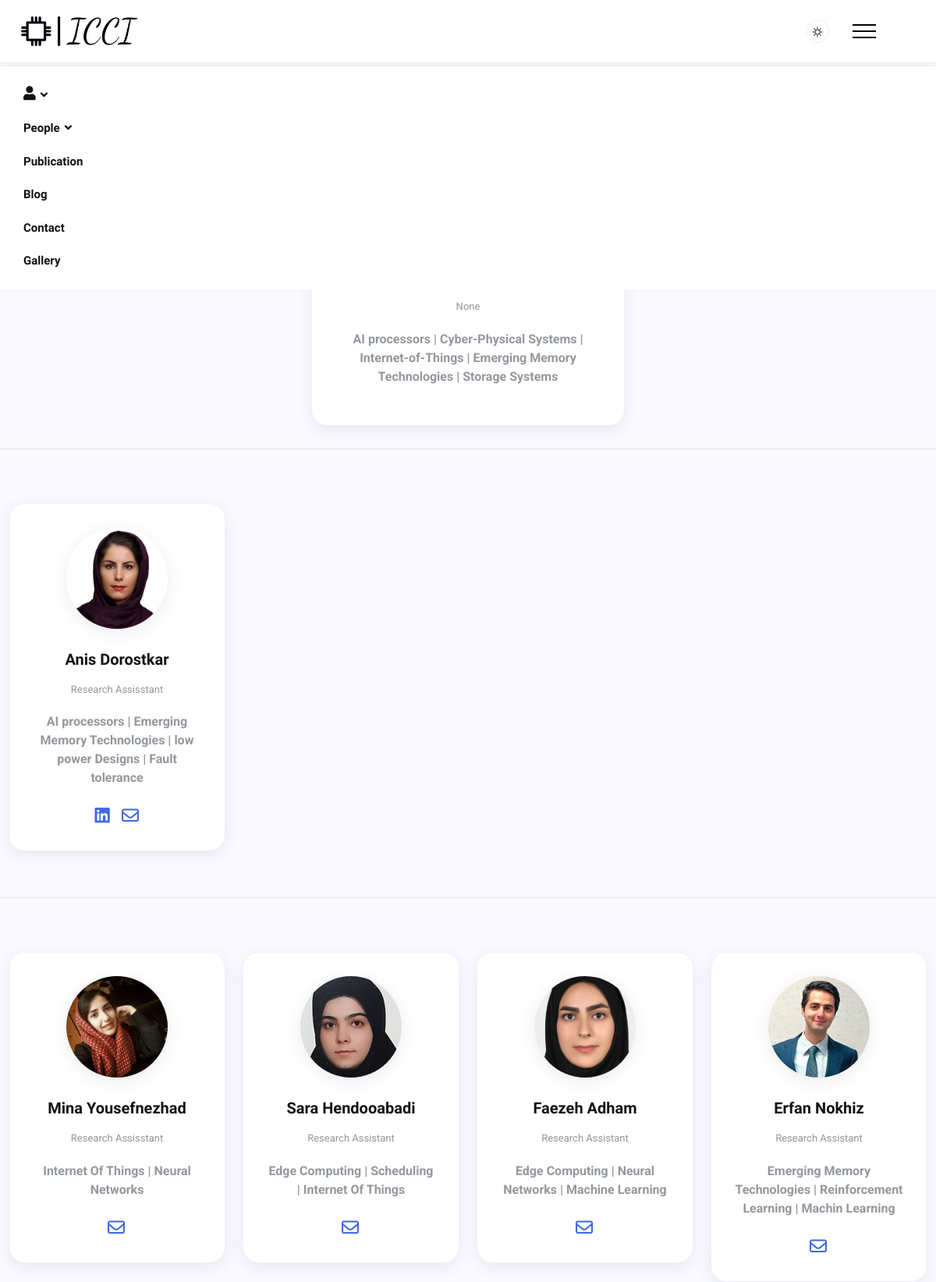
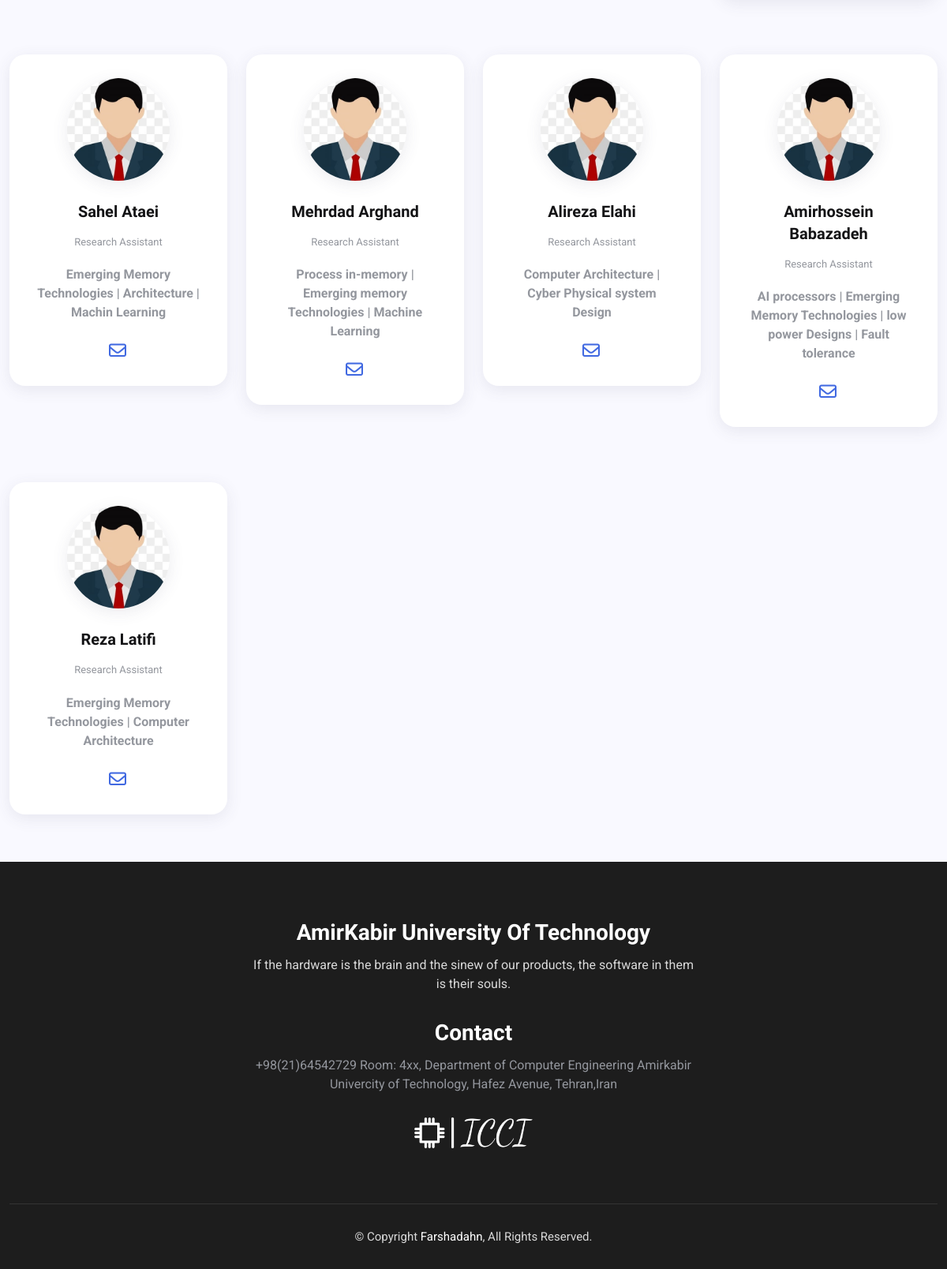
/accounts/current, run on the app's committed database (2 pictures, top to bottom).
### accounts/models.py (models this page shows)
class CustomUser(AbstractUser):
    STATUS = (
        ('current', 'current'),
        ('Alumni', 'Alumni')
    )
    STUDENT_LEVEL = (
        ('Bachelors', 'Bs'),
        ('Master', 'Ms'),
        ('PHD', 'PHD'),
    )
    USER_ROLE = (
        ('student', 'student'),
        ('head', 'head'),
        ('admin', 'admin')
    )
    status = models.CharField(max_length=8, choices=STATUS, blank=True, null=True)
    position = models.CharField(max_length=512, blank=True, null=True)
    student_level = models.CharField(max_length=11, choices=STUDENT_LEVEL, blank=True, null=True)
    professor_verification = models.BooleanField(default=False)
    user_image = models.ImageField(blank=True, upload_to='users', default='img/user/avatar.jpg')
    linkedin_url = models.CharField(max_length=512, blank=True, null=True)
    telegram_url = models.CharField(max_length=512, blank=True, null=True)
    user_role = models.CharField(max_length=10, choices=USER_ROLE, default=USER_ROLE[0])
    bio = models.CharField(max_length=256, blank=True, null=True)
    def full_name(self):
        return f'{self.first_name} {self.last_name}'

### accounts/views.py (the view)
# urls.py: path('current', views.CurrentView.as_view(), name='current'),
class CurrentView(generic.TemplateView):
    template_name = 'members/current.html'

### accounts/templatetags/account_tags.py (called while the page is built)
@register.inclusion_tag('members/head_info.html')
def get_head_info():
    head_info = CustomUser.objects.filter(user_role='head').first()
    return {'head_info': head_info}

@register.inclusion_tag('members/current_info.html')
def get_current_info():
    current_info = CustomUser.objects.filter(status='current', student_level='Master')
    return {'current_info': current_info}

@register.inclusion_tag('members/current_phd_info.html')
def get_current_phd_info():
    current_info = CustomUser.objects.filter(status='current', student_level='PHD')
    return {'current_info': current_info}

### templates/members/current.html (shortened to what this page needs)
{% extends '_base.html' %}
{% load static %}
{% load account_tags %}
{% block content %}
    <main class="main">
        <section class="mt-70  mb-30">
            <div class="container-fluid">
                <div class="row">
                    <div class="widget my_widget">
                        {% get_head_info %}
                    </div>
                    <hr class="mt-30 mb-30">
                    {% get_current_phd_info %}
                    <hr class="mt-30 mb-30">
                    {% get_current_info %}
                </div>
            </div>
        </section>
    </main>
{% endblock %}

### templates/members/head_info.html (shortened to what this page needs)
{% load static %}
<div class="widget-author">
    <div class="author-img">
        <a href="https://ce.aut.ac.ir/~farbeh/" class="image">
        </a>
    </div>
    <div class="author-content">
        <h6 class="name"> {{ head_info.full_name }}</h6>
        <p class="position">
            {{ head_info.position }}
        </p>
        <p class="bio">
            <strong>{{ head_info.bio }}</strong>
        </p>
    </div>
</div>

### templates/members/current_phd_info.html (shortened to what this page needs)
{% load static %}
{% for current_member in current_info %}
    <div class="col-xl-3 col-lg-3 col-md-4 col-sm-6  mt-40">
        <div class="widget">
            <div class="widget-author">
                <div class="author-img">
                    <a href="author.html" class="image">
                        <img src="{{ current_member.user_image.url }}" alt="{{ current_member.full_name }}">
                    </a>
                </div>
                <div class="author-content">
                    <h6 class="name">{{ current_member.full_name }}</h6>
                    <p class="position justify-content-between">
                            {{ current_member.position }}
                    </p>
                    <p class="bio justify-content-between">
                        <strong>{{ current_member.bio }}</strong>
                    </p>
                    <div class="social-media">
                        <ul class="list-inline">
                            {% if current_member.linkedin_url is not None %}
                                <li>
                                    <a href="{{ current_member.linkedin_url }}" class="color-linkedin">
                                        <i class="fab la-linkedin color-linkedin"></i>
                                    </a>
                                </li>
                            {% endif %}
                            {% if current_member.email is not None %}
                                <li>
                                    <a href="{{ current_member.email }}" class="color-telegram">
                                        <i class="fa-regular fa-envelope color-telegram"></i>
                                    </a>
                                </li>
                            {% endif %}
                        </ul>
                    </div>
                </div>
            </div>
        </div>
    </div>
{% endfor %}

### templates/members/current_info.html (shortened to what this page needs)
{% load static %}
{% for current_member in current_info %}
    <div class="col-xl-3 col-lg-3 col-md-4 col-sm-6  mt-40">
        <div class="widget">
            <div class="widget-author">
                <div class="author-img">
                    <a href="#" class="image">
                        <img src="{{ current_member.user_image.url }}" alt="{{ current_member.full_name }}">
                    </a>
                </div>
                <div class="author-content">
                    <h6 class="name">{{ current_member.full_name }}</h6>
                    <p class="position">
                        {{ current_member.position }}
                    </p>
                    <p class="bio">
                        <strong>{{ current_member.bio }}</strong>
                    </p>
                    <div class="social-media">
                        <ul class="list-inline">
                            {% if current_member.email is not None %}
                                <li>
                                    <a href="{{ current_member.email }}" class="color-telegram">
                                        <i class="fa-regular fa-envelope color-telegram"></i>
                                    </a>
                                </li>
                            {% endif %}
                        </ul>
                    </div>
                </div>
            </div>
        </div>
    </div>
{% endfor %}

### assets/css/style.css (style rules this page uses)
* { margin: 0; padding: 0; font-family: inherit; outline: none !important; list-style: none !important; }
*:after, *:before { -webkit-box-sizing: border-box; box-sizing: border-box; padding: 0; margin: 0; }
html { scroll-behavior: smooth; }
body { font-family: "Roboto", sans-serif; font-size: 16px; background-color: #F9F9FF; color: #94979e; font-weight: 400; position: relative; }
h1, h2, h3, h4, h5, h6 { font-family: "Inter Tight", sans-serif; font-weight: 900; line-height: 1.4; color: #131315; margin: 0; }
h6 { font-size: 18px; }
.color-linkedin, .color-telegram { color: #4169E1 !important; font-size: 22px !important; }
p:first-letter, h5:first-letter { text-transform: capitalize; }
a { text-decoration: none; color: inherit; }
img { max-width: 100%; height: auto; }
ul { margin-bottom: 0; padding-left: 0; }
.list-inline li { display: inline-block; }
.container-fluid { max-width: 1350px; }
.main { margin-top: 84px; border-top: 1px solid #F9F9FF; }
.social-media a { width: 30px; height: 30px; border-radius: 50%; display: block; text-align: center; margin-right: 2px; -webkit-transition: all 0.5s ease-in-out; transition: all 0.5s ease-in-out; }
.social-media a i { font-size: 13px; line-height: 30px; color: #ffffff; }
.mb-30 { margin-bottom: 30px; }
.mt-70 { margin-top: 70px; }
.mt-40 { margin-top: 40px; }
.mt-30 { margin-top: 30px; }
.widget { background-color: #ffffff; padding: 30px; border-radius: 20px; margin-bottom: 30px; -webkit-box-shadow: 0px 5px 20px 0px rgba(69, 67, 96, 0.1); box-shadow: 0px 5px 20px 0px rgba(69, 67, 96, 0.1); }
.my_widget { width: 400px; justify-content: center; margin: auto; }
.widget-author { text-align: center; }
.widget-author .author-img { margin-bottom: 25px; position: relative; }
.widget-author .author-img img { width: 130px; height: 130px; border-radius: 50%; -o-object-fit: cover; object-fit: cover; -webkit-box-shadow: 0px 5px 20px 0px rgba(69, 67, 96, 0.1); box-shadow: 0px 5px 20px 0px rgba(69, 67, 96, 0.1); }
.widget-author .author-content .name { font-size: 20px; text-align: center; margin-bottom: 15px; font-weight: 900; }
.widget-author .author-content .bio { text-align: center; margin-bottom: 20px; }
.widget-author .author-content .position { text-align: center; font-size: 13px; margin-bottom: 20px; }

### assets/css/custom.css (style rules this page uses)
.my_widget { width: 400px; justify-content: center; margin: auto; }

### data on the page
CustomUser: position "None", bio "AI processors | Cyber-Physical Systems | Internet-of-Things | Emerging Memory Technologies | Storage Systems"
CustomUser: user_image (picture), full_name "Anis Dorostkar", position "Research Assisstant", bio "AI processors | Emerging Memory Technologies | low power Designs | Fault tolerance"
CustomUser: user_image (picture), full_name "Mina Yousefnezhad", position "Research Assisstant", bio "Internet Of Things | Neural Networks"
CustomUser: user_image (picture), full_name "Sara Hendooabadi", position "Research Assistant", bio "Edge Computing | Scheduling | Internet Of Things"
CustomUser: user_image (picture), full_name "Faezeh Adham", position "Research Assistant", bio "Edge Computing | Neural Networks | Machine Learning"
CustomUser: user_image (picture), full_name "Erfan Nokhiz", position "Research Assistant", bio "Emerging Memory Technologies | Reinforcement Learning | Machin Learning"
CustomUser: user_image (picture), full_name "Sahel Ataei", position "Research Assistant", bio "Emerging Memory Technologies | Architecture | Machin Learning"
CustomUser: user_image (picture), full_name "Mehrdad Arghand", position "Research Assistant", bio "Process in-memory | Emerging memory Technologies | Machine Learning"
CustomUser: user_image (picture), full_name "Alireza Elahi", position "Research Assistant", bio "Computer Architecture | Cyber Physical system Design"
CustomUser: user_image (picture), full_name "Amirhossein Babazadeh", position "Research Assistant", bio "AI processors | Emerging Memory Technologies | low power Designs | Fault tolerance"
CustomUser: user_image (picture), full_name "Reza Latifi", position "Research Assistant", bio "Emerging Memory Technologies | Computer Architecture"
